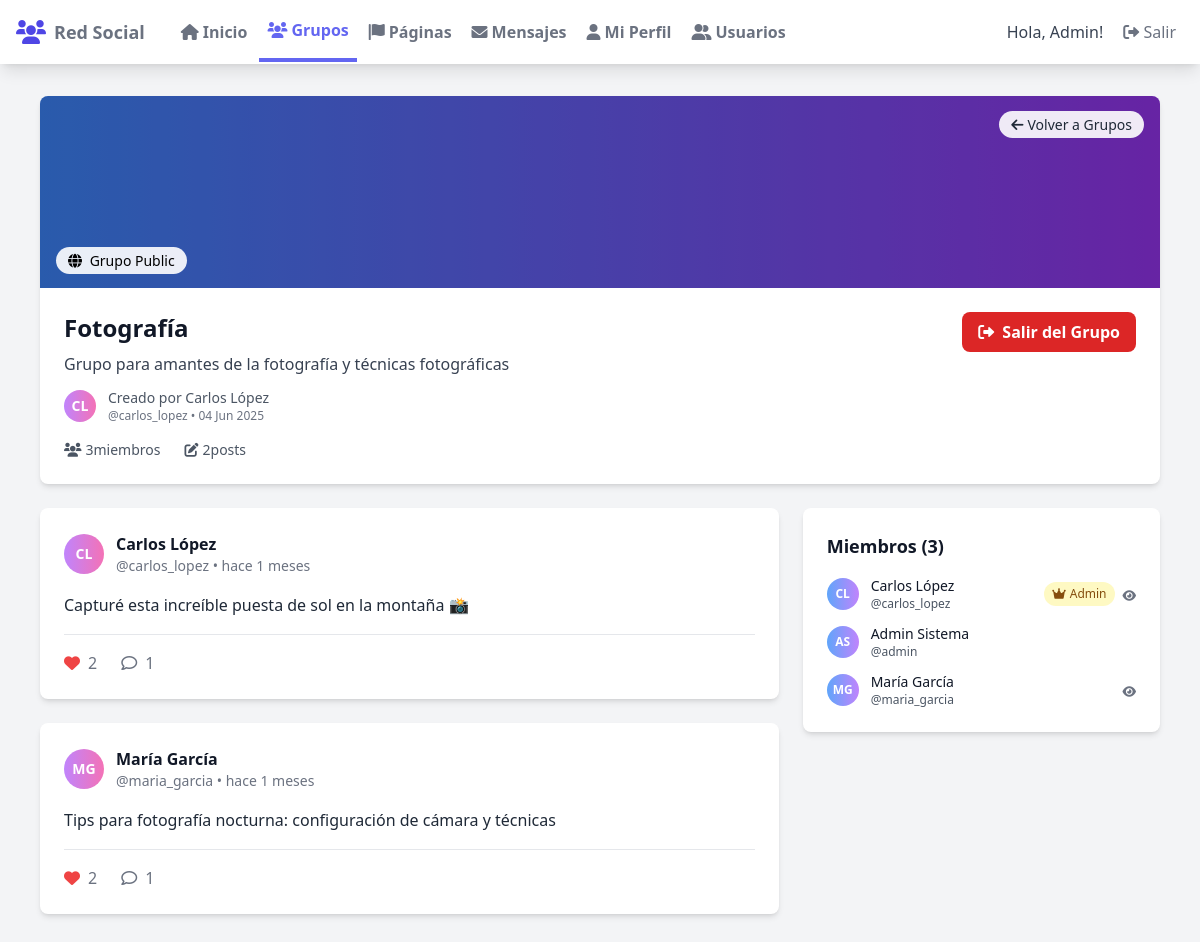
The app's page /dashboard/group_detail.php?id=3 (signed in) with its own data.
### tables this page shows
CREATE TABLE groups (
    id INT PRIMARY KEY AUTO_INCREMENT,
    name VARCHAR(100) NOT NULL,
    description TEXT,
    cover_image VARCHAR(255) DEFAULT 'default-group.jpg',
    privacy ENUM('public', 'private') DEFAULT 'public',
    creator_id INT NOT NULL,
    created_at TIMESTAMP DEFAULT CURRENT_TIMESTAMP,
    updated_at TIMESTAMP DEFAULT CURRENT_TIMESTAMP ON UPDATE CURRENT_TIMESTAMP,
    is_active BOOLEAN DEFAULT TRUE,
    FOREIGN KEY (creator_id) REFERENCES users(id) ON DELETE CASCADE
);

CREATE TABLE users (
    id INT PRIMARY KEY AUTO_INCREMENT,
    username VARCHAR(50) UNIQUE NOT NULL,
    email VARCHAR(100) UNIQUE NOT NULL,
    password VARCHAR(255) NOT NULL,
    first_name VARCHAR(50) NOT NULL,
    last_name VARCHAR(50) NOT NULL,
    profile_picture VARCHAR(255) DEFAULT 'default-avatar.jpg',
    bio TEXT,
    birth_date DATE,
    created_at TIMESTAMP DEFAULT CURRENT_TIMESTAMP,
    updated_at TIMESTAMP DEFAULT CURRENT_TIMESTAMP ON UPDATE CURRENT_TIMESTAMP,
    is_active BOOLEAN DEFAULT TRUE
);

CREATE TABLE group_posts (
    id INT PRIMARY KEY AUTO_INCREMENT,
    group_id INT NOT NULL,
    user_id INT NOT NULL,
    content TEXT NOT NULL,
    image VARCHAR(255),
    created_at TIMESTAMP DEFAULT CURRENT_TIMESTAMP,
    updated_at TIMESTAMP DEFAULT CURRENT_TIMESTAMP ON UPDATE CURRENT_TIMESTAMP,
    FOREIGN KEY (group_id) REFERENCES groups(id) ON DELETE CASCADE,
    FOREIGN KEY (user_id) REFERENCES users(id) ON DELETE CASCADE
);

CREATE TABLE group_members (
    id INT PRIMARY KEY AUTO_INCREMENT,
    group_id INT NOT NULL,
    user_id INT NOT NULL,
    role ENUM('admin', 'moderator', 'member') DEFAULT 'member',
    joined_at TIMESTAMP DEFAULT CURRENT_TIMESTAMP,
    FOREIGN KEY (group_id) REFERENCES groups(id) ON DELETE CASCADE,
    FOREIGN KEY (user_id) REFERENCES users(id) ON DELETE CASCADE,
    UNIQUE KEY unique_membership (group_id, user_id)
);

### dashboard/group_detail.php (the view, shortened to what the rows shown need)
<?php
require_once '../includes/functions.php';
$group_id = $_GET['id'];
$database = new Database();
$db = $database->getConnection();
$query = "SELECT g.*, u.first_name, u.last_name, u.username,
          (SELECT COUNT(*) FROM group_members WHERE group_id = g.id) as members_count,
          (SELECT COUNT(*) FROM group_posts WHERE group_id = g.id) as posts_count
          FROM groups g
          JOIN users u ON g.creator_id = u.id
          WHERE g.id = ? AND g.is_active = 1";
$stmt = $db->prepare($query);
$stmt->execute([$group_id]);
$group = $stmt->fetch(PDO::FETCH_ASSOC);
$user_role = getUserGroupRole($_SESSION['user_id'], $group_id);
$is_member = $user_role !== null;
$query = "SELECT gp.*, u.username, u.first_name, u.last_name
          FROM group_posts gp
          JOIN users u ON gp.user_id = u.id
          WHERE gp.group_id = ?
          ORDER BY gp.created_at DESC
          LIMIT 20";
$stmt = $db->prepare($query);
$stmt->execute([$group_id]);
$posts = $stmt->fetchAll(PDO::FETCH_ASSOC);
$query = "SELECT gm.*, u.username, u.first_name, u.last_name, u.profile_picture
          FROM group_members gm
          JOIN users u ON gm.user_id = u.id
          WHERE gm.group_id = ?
          ORDER BY
          CASE gm.role
            WHEN 'admin' THEN 1
            WHEN 'moderator' THEN 2
            ELSE 3
          END, gm.joined_at ASC";
$stmt = $db->prepare($query);
$stmt->execute([$group_id]);
$members = $stmt->fetchAll(PDO::FETCH_ASSOC);
?>
<!DOCTYPE html>
<html lang="es">
<head>
    <script src="https://cdn.tailwindcss.com"></script>
    <link rel="stylesheet" href="https://cdnjs.cloudflare.com/ajax/libs/font-awesome/6.0.0/css/all.min.css">
</head>
<body class="bg-gray-100 min-h-screen">
    <div class="max-w-6xl mx-auto px-4 py-8">
        <div class="bg-white rounded-lg shadow-md overflow-hidden mb-6">
            <div class="h-48 bg-gradient-to-r from-blue-500 to-purple-600 relative">
                <div class="absolute bottom-4 left-4">
                    <span class="bg-white bg-opacity-90 text-sm px-3 py-1 rounded-full font-medium">
                        <i class="fas fa-<?php echo $group['privacy'] == 'private' ? 'lock' : 'globe'; ?> mr-1"></i>
                        Grupo <?php echo ucfirst($group['privacy']); ?>
                    </span>
                </div>
            </div>
            <div class="p-6">
                <div class="flex justify-between items-start">
                    <div class="flex-1">
                        <h1 class="text-2xl font-bold text-gray-900 mb-2"><?php echo htmlspecialchars($group['name']); ?></h1>
                        <p class="text-gray-700 mb-3"><?php echo htmlspecialchars($group['description']); ?></p>
                        <div class="flex items-center mb-4">
                            <div class="w-8 h-8 rounded-full bg-gradient-to-r from-purple-400 to-pink-400 flex items-center justify-center text-white font-bold text-sm mr-3">
                                <?php echo strtoupper(substr($group['first_name'], 0, 1) . substr($group['last_name'], 0, 1)); ?>
                            </div>
                            <div>
                                <p class="text-sm text-gray-600">
                                    Creado por <span class="font-medium"><?php echo $group['first_name'] . ' ' . $group['last_name']; ?></span>
                                </p>
                                <p class="text-xs text-gray-500">@<?php echo $group['username']; ?> • <?php echo date('d M Y', strtotime($group['created_at'])); ?></p>
                            </div>
                        </div>
                        <div class="flex space-x-6 text-sm text-gray-600">
                            <div class="flex items-center">
                            </div>
                            <div class="flex items-center">
                            </div>
                        </div>
                    </div>
                </div>
            </div>
        </div>
        <div class="grid grid-cols-1 lg:grid-cols-3 gap-6">
            <div class="lg:col-span-2 space-y-6">
                <?php if (empty($posts)): ?>
                    <div class="bg-white rounded-lg shadow-md p-8 text-center">
                        <i class="fas fa-comments text-gray-400 text-4xl mb-4"></i>
                        <h3 class="text-xl font-semibold text-gray-600 mb-2">No hay posts aún</h3>
                        <?php if ($is_member): ?>
                            <p class="text-gray-500">¡Sé el primero en compartir algo!</p>
                        <?php else: ?>
                            <p class="text-gray-500">Únete al grupo para ver y crear contenido</p>
                        <?php endif; ?>
                    </div>
                <?php else: ?>
                    <?php foreach ($posts as $post): ?>
                        <div class="bg-white rounded-lg shadow-md p-6">
                            <div class="flex items-center mb-4">
                                <div class="w-10 h-10 rounded-full bg-gradient-to-r from-purple-400 to-pink-400 flex items-center justify-center text-white font-bold text-sm">
                                    <?php echo strtoupper(substr($post['first_name'], 0, 1) . substr($post['last_name'], 0, 1)); ?>
                                </div>
                                <div class="ml-3">
                                    <h4 class="font-semibold text-gray-900"><?php echo $post['first_name'] . ' ' . $post['last_name']; ?></h4>
                                    <p class="text-sm text-gray-500">@<?php echo $post['username']; ?> • <?php echo timeAgo($post['created_at']); ?></p>
                                </div>
                            </div>
                            <div class="mb-4">
                                <p class="text-gray-800 leading-relaxed"><?php echo nl2br(htmlspecialchars($post['content'])); ?></p>
                            </div>
                            <?php if ($is_member): ?>
                                <div class="flex items-center justify-between pt-4 border-t border-gray-200">
                                    <div class="flex space-x-6">
                                        <button onclick="toggleGroupLike(<?php echo $post['id']; ?>)"
                                                class="flex items-center space-x-2 text-gray-500 hover:text-red-500 transition duration-300"
                                                id="group-like-btn-<?php echo $post['id']; ?>">
                                            <i class="<?php echo hasUserLikedGroupPost($_SESSION['user_id'], $post['id']) ? 'fas text-red-500' : 'far'; ?> fa-heart"></i>
                                            <span id="group-like-count-<?php echo $post['id']; ?>"><?php echo getGroupPostLikesCount($post['id']); ?></span>
                                        </button>
                                        <button onclick="toggleGroupComments(<?php echo $post['id']; ?>)"
                                                class="flex items-center space-x-2 text-gray-500 hover:text-blue-500 transition duration-300">
                                            <i class="far fa-comment"></i>
                                            <span><?php echo getGroupPostCommentsCount($post['id']); ?></span>
                                        </button>
                                    </div>
                                </div>
                            <?php else: ?>
                                <div class="pt-4 border-t border-gray-200 text-center text-gray-500">
                                    <p class="text-sm">Únete al grupo para interactuar con los posts</p>
                                </div>
                            <?php endif; ?>
                        </div>
                    <?php endforeach; ?>
                <?php endif; ?>
            </div>
            <div class="lg:col-span-1">
                <div class="bg-white rounded-lg shadow-md p-6">
                    <div class="space-y-3 max-h-96 overflow-y-auto">
                        <?php foreach ($members as $member): ?>
                            <div class="flex items-center justify-between">
                                <div class="flex items-center">
                                    <div class="w-8 h-8 rounded-full bg-gradient-to-r from-blue-400 to-purple-400 flex items-center justify-center text-white font-bold text-xs mr-3">
                                        <?php echo strtoupper(substr($member['first_name'], 0, 1) . substr($member['last_name'], 0, 1)); ?>
                                    </div>
                                    <div>
                                        <h4 class="font-medium text-gray-900 text-sm"><?php echo $member['first_name'] . ' ' . $member['last_name']; ?></h4>
                                        <p class="text-xs text-gray-600">@<?php echo $member['username']; ?></p>
                                    </div>
                                </div>
                                <div class="flex items-center space-x-2">
                                    <?php if ($member['role'] == 'admin'): ?>
                                        <span class="bg-yellow-100 text-yellow-800 text-xs px-2 py-1 rounded-full font-medium">
                                            <i class="fas fa-crown mr-1"></i>Admin
                                        </span>
                                    <?php elseif ($member['role'] == 'moderator'): ?>
                                        <span class="bg-blue-100 text-blue-800 text-xs px-2 py-1 rounded-full font-medium">
                                            <i class="fas fa-shield-alt mr-1"></i>Mod
                                        </span>
                                    <?php endif; ?>
                                    <?php if ($member['user_id'] != $_SESSION['user_id']): ?>
                                        <a href="user_profile.php?id=<?php echo $member['user_id']; ?>"
                                           class="text-gray-500 hover:text-indigo-500 transition duration-300">
                                            <i class="fas fa-eye text-xs"></i>
                                        </a>
                                    <?php endif; ?>
                                </div>
                            </div>
                        <?php endforeach; ?>
                    </div>
                </div>
            </div>
        </div>
    </div>
</body>
</html>

### records on screen
groups: privacy "Public", name "Fotografía", description "Grupo para amantes de la fotografía y técnicas fotográficas", creator.last_name "CL", creator.first_name "Carlos", creator.last_name "López", creator.username "carlos_lopez", created_at "04 Jun 2025"
group_posts: user.last_name "CL", user.first_name "Carlos", user.last_name "López", user.username "carlos_lopez", created_at "hace 1 meses", content "Capturé esta increíble puesta de sol en la montaña 📸", id "2", id "1"
group_posts: user.last_name "MG", user.first_name "María", user.last_name "García", user.username "maria_garcia", created_at "hace 1 meses", content "Tips para fotografía nocturna: configuración de cámara y técnicas", id "2", id "1"
group_members: user.last_name "CL", user.first_name "Carlos", user.last_name "López", user.username "carlos_lopez", role "admin" (drawn)
group_members: user.last_name "AS", user.first_name "Admin", user.last_name "Sistema", user.username "admin"
group_members: user.last_name "MG", user.first_name "María", user.last_name "García", user.username "maria_garcia"

### other values on screen
$_SESSION['first_name'] "Admin"
$group['members_count'] "3"
$group['posts_count'] "2"
count($members) "3"
